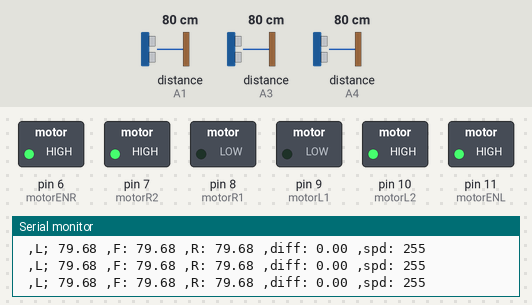
The sketch below on a simulated Arduino Uno, built with avr-gcc and run on an emulated ATmega328P. Parts: switched loads named in the sketch (green lamp = pin HIGH), the last lines printed to the serial monitor. Wiring (inferred from the names in the program): 3 × ultrasonic range finder: trigger A0, echo A1 / trigger A2, echo A3 / trigger A5, echo A4. Inputs (shaded band) come from the test bench; at power-on: distance to the obstacle (sensors on A1, A3, A4) 80 cm. The echo pulse lasts 58.3 µs per cm; pins used as bus, display or sensor lines are not drawn.

Above: at 1.2 s.
1.3 s: distance to the obstacle (sensor on A1) set to 2 cm
At 1.49 s:
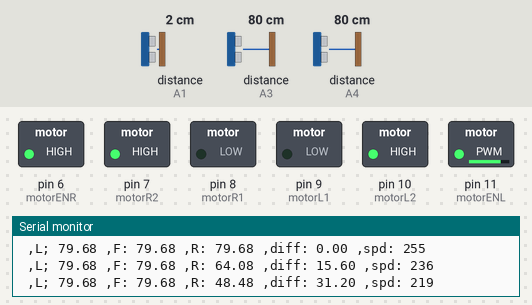
4.3 s: distance to the obstacle (sensor on A3) set to 55 cm
At 5.39 s:
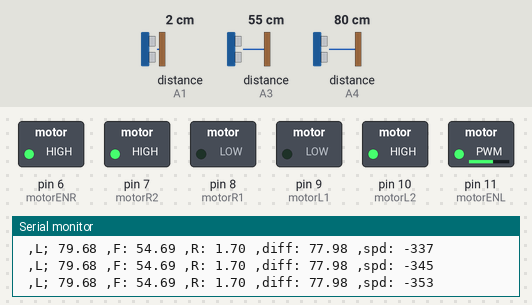
7.3 s: distance to the obstacle (sensor on A3) set to 45 cm
At 7.51 s:
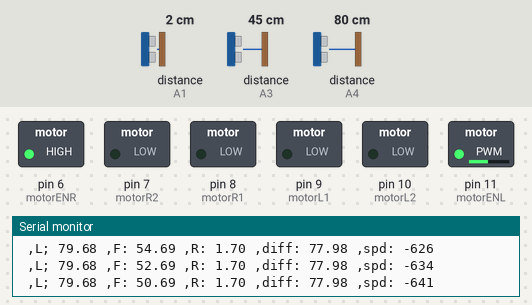
10.3 s: distance to the obstacle (sensor on A4) set to 18 cm
13.3 s: distance to the obstacle (sensor on A1) set to 120 cm
At 13.46 s:
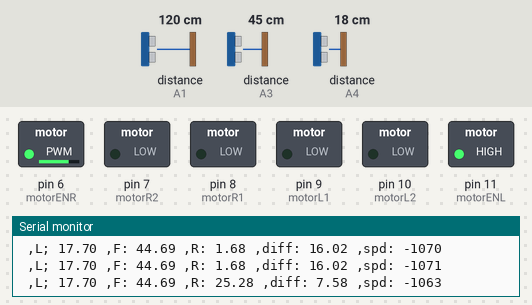
16.3 s: distance to the obstacle (sensor on A4) set to 2 cm
Timing chart, 0 to 20.3 s (numbered marks = the images above; inputs shaded):
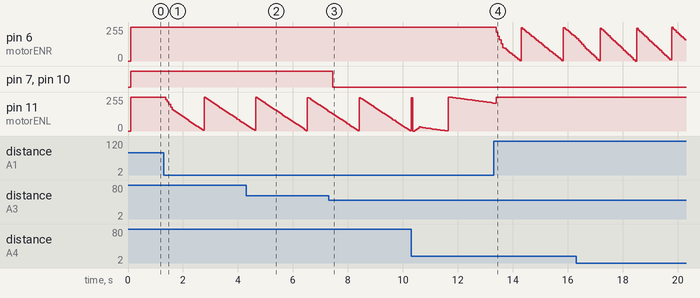

The sketch:

speed_dir_controller.ino
```cpp
// Pin definitions
#define trigPin_R A0
#define echoPin_R A1
#define trigPin_F A2
#define echoPin_F A3
#define trigPin_L A5
#define echoPin_L A4

#define WindowSize 5
#define motorR1  8
#define motorR2  7
#define motorENR 6
#define motorL1  9
#define motorL2  10
#define motorENL  11
#define maxSPEED 255

// Global variables
int SPEED;
float DataArr[WindowSize][3];
long duration;
float distanceCm;
float difference;
float Kp = 0.9;
float Ki = 0.1;
float Kd = 0.2;
float d;
float v;
float lastError = 0;
float integral = 0;
char dir;

// Arrays for pin configuration
char TrigArr[]={trigPin_R,trigPin_F,trigPin_L};
char EchoArr[]={echoPin_R,echoPin_F,echoPin_L};

// Function declarations
void DataInit(void);
float UltrasonicRead(int Ultranum);
float UltrasonicRead_WithAverage(int Ultranum);
void Mov(int SPEED, char dir);
float PIDControl(float error);

void setup() {
  // Pin mode configuration
  for (int i = 0; i < 3; i++) {
    pinMode(TrigArr[i], OUTPUT);
    pinMode(EchoArr[i], INPUT);
  }

  pinMode(motorR1, OUTPUT);
  pinMode(motorR2, OUTPUT);
  pinMode(motorL1, OUTPUT);
  pinMode(motorL2, OUTPUT);
  pinMode(motorENR, OUTPUT);
  pinMode(motorENL, OUTPUT);

  // Serial communication initialization
  Serial.begin(9600);

  // Initialize data array
  DataInit();
}

void loop() {
  // Read ultrasonic sensor values
  float UR = UltrasonicRead_WithAverage(0);
  float UF = UltrasonicRead_WithAverage(1);
  float UL = UltrasonicRead_WithAverage(2);

  // Determine direction based on sensor readings
  if (UL > UR) {
    dir = 'L';
    difference = UL - UR;
  } else if (UL < UR) {
    dir = 'R';
    difference = UR - UL;
  } else if (UR == UL) {
    dir = 'C';
    difference = 0;
  }

  // Check if obstacle is detected in front
  if (UF > 50) {
    digitalWrite(motorR1, LOW);
    digitalWrite(motorR2, HIGH);
    digitalWrite(motorL1, LOW);
    digitalWrite(motorL2, HIGH);
  } else if (UF < 50) {
    digitalWrite(motorR1, LOW);
    digitalWrite(motorR2, LOW);
    digitalWrite(motorL1, LOW);
    digitalWrite(motorL2, LOW);
  }

  // Calculate error for PID control
  float error = difference;

  // Perform PID control
  float pidOutput = PIDControl(error);

  // Calculate final speed
  SPEED = maxSPEED - abs(pidOutput);

  // Print sensor readings and calculated values
  Serial.print(" ,L; ");
  Serial.print(UL);
  Serial.print(" ,F: ");
  Serial.print(UF);
  Serial.print(" ,R: ");
  Serial.print(UR);
  Serial.print(" ,diff: ");
  Serial.print(difference);
  Serial.print(" ,spd: ");
  Serial.println(SPEED);

  // Move the robot based on calculated speed and direction
  Mov(SPEED, dir);
}

// Function to control motor movement
void Mov(int SPEED, char dir) {
  if (dir == 'R') {
    analogWrite(motorENR, SPEED);
    analogWrite(motorENL, maxSPEED);
  } else if (dir == 'C') {
    analogWrite(motorENR, maxSPEED);
    analogWrite(motorENL, maxSPEED);
  } else if (dir == 'L') {
    analogWrite(motorENR, maxSPEED);
    analogWrite(motorENL, SPEED);
  }
}

// Function to initialize data array
void DataInit(void) {
  for (int j = 0; j < 3; j++) {
    for (int i = 0; i < WindowSize; i++) {
      DataArr[i][j] = UltrasonicRead(j);
    }
  }
}

// Function to read distance from ultrasonic sensor
float UltrasonicRead(int Ultranum) {
  digitalWrite(TrigArr[Ultranum], LOW);
  delayMicroseconds(2);
  digitalWrite(TrigArr[Ultranum], HIGH);
  delayMicroseconds(10);
  digitalWrite(TrigArr[Ultranum], LOW);

  duration = pulseIn(EchoArr[Ultranum], HIGH);
  distanceCm = (duration * 0.0343) / 2.0;

  return distanceCm;
}

// Function to take multiple ultrasonic readings and calculate average
float UltrasonicRead_WithAverage(int Ultranum) {
  float sum = 0;

  for (int i = 0; i < WindowSize - 1; i++) {
    DataArr[i][Ultranum] = DataArr[i + 1][Ultranum];
    sum += DataArr[i][Ultranum];
  }

  DataArr[WindowSize - 1][Ultranum] = UltrasonicRead(Ultranum);
  sum += DataArr[WindowSize - 1][Ultranum];

  return (sum / WindowSize);
}

// Function to perform PID control
float PIDControl(float error) {
  float derivative = error - lastError;
  integral += error;
  lastError = error;

  return (Kp * error + Ki * integral + Kd * derivative);
}
```

Measured:
- the behaviour switches between 51 and 50 cm on distance to the obstacle (sensor on A3) (found by bisection; images 2 and 3)
- after the input at 7.3 s, pin 7 (motorR2), pin 10 (motorL2): HIGH → LOW after 0.15 s
- after the input at 13.3 s, pin 6 (motorENR): ramps from 249/255 to 2/255 and jumps back, once every 1.5 s
